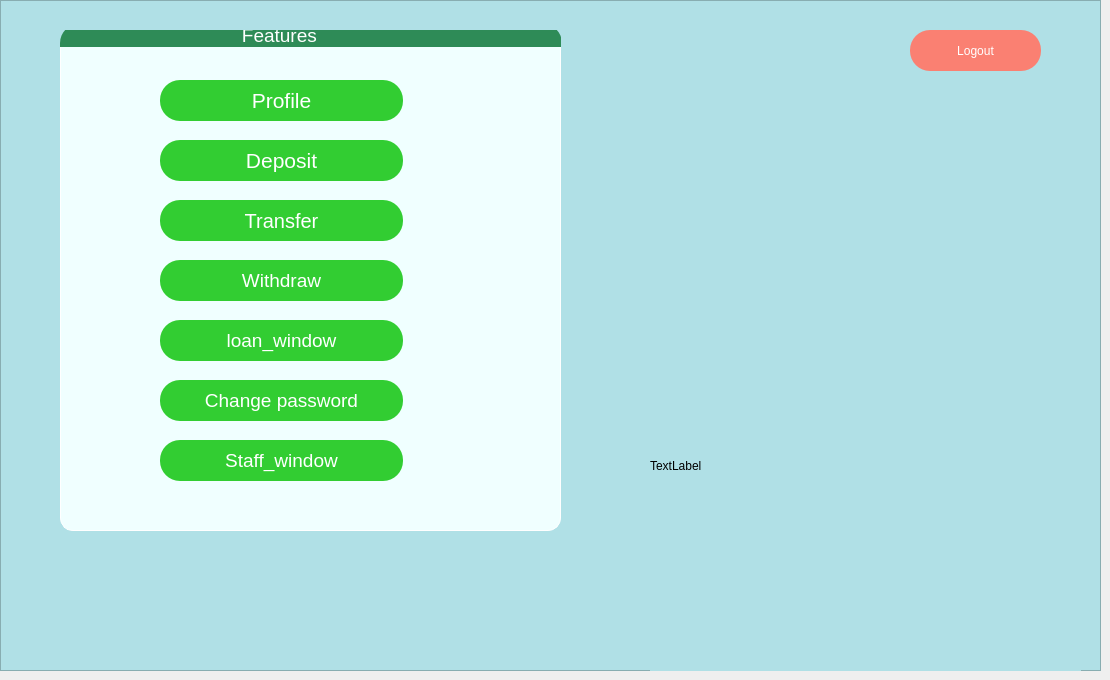
    <widget class="QWidget" name="page_3">
     <widget class="QFrame" name="frame_18">
      <property name="geometry">
       <rect>
        <x>0</x>
        <y>0</y>
        <width>1101</width>
        <height>671</height>
       </rect>
      </property>
      <property name="styleSheet">
       <string notr="true">QFrame{
background-color: powderblue;
}
QPushButton{
border-radius: 20px;
background-color: limegreen;
color:white;
}
QPushButton:hover:pressed{
background-color: white;
color: limegreen;
}
</string>
      </property>
      <property name="frameShape">
       <enum>QFrame::StyledPanel</enum>
      </property>
      <property name="frameShadow">
       <enum>QFrame::Raised</enum>
      </property>
      <widget class="QLabel" name="label_menu_pic">
       <property name="geometry">
        <rect>
         <x>650</x>
         <y>260</y>
         <width>431</width>
         <height>411</height>
        </rect>
       </property>
       <property name="text">
        <string>TextLabel</string>
       </property>
      </widget>
      <widget class="QGroupBox" name="groupBox_8">
       <property name="geometry">
        <rect>
         <x>60</x>
         <y>30</y>
         <width>501</width>
         <height>501</height>
        </rect>
       </property>
       <property name="font">
        <font>
         <family>helvetica</family>
         <pointsize>14</pointsize>
        </font>
       </property>
       <property name="styleSheet">
        <string notr="true">QGroupBox
{
	border-radius: 13px;
border: 1px solid white;
background-color: azure;
}
QGroupBox:title
{
	background-color: seagreen;
	color: white;
	border-top-left-radius: 19px;
	border-top-right-radius: 19px;
}

QGroupBox{
    border: 1px solid white;
    margin-top: 0.5em;
    color: white;
}

QGroupBox::title {
    top: -6px;
    left: 0px;
}
</string>
       </property>
       <property name="title">
        <string>                                  Features                                              </string>
       </property>
       <property name="alignment">
        <set>Qt::AlignCenter</set>
       </property>
       <property name="flat">
        <bool>false</bool>
       </property>
       <property name="checkable">
        <bool>false</bool>
       </property>
       <property name="checked">
        <bool>false</bool>
       </property>
       <widget class="QPushButton" name="pushButton_7">
        <property name="geometry">
         <rect>
          <x>100</x>
          <y>350</y>
          <width>243</width>
          <height>41</height>
         </rect>
        </property>
        <property name="font">
         <font>
          <family>helvetica</family>
          <pointsize>14</pointsize>
         </font>
        </property>
        <property name="cursor">
         <cursorShape>PointingHandCursor</cursorShape>
        </property>
        <property name="text">
         <string>Change password</string>
        </property>
       </widget>
       <widget class="QPushButton" name="pushButton_4">
        <property name="geometry">
         <rect>
          <x>100</x>
          <y>110</y>
          <width>243</width>
          <height>41</height>
         </rect>
        </property>
        <property name="font">
         <font>
          <family>helvetica</family>
          <pointsize>16</pointsize>
         </font>
        </property>
        <property name="cursor">
         <cursorShape>PointingHandCursor</cursorShape>
        </property>
        <property name="styleSheet">
         <string notr="true"/>
        </property>
        <property name="text">
         <string>Deposit</string>
        </property>
       </widget>
       <widget class="QPushButton" name="pushButton_staff_win">
        <property name="geometry">
         <rect>
          <x>100</x>
          <y>410</y>
          <width>243</width>
          <height>41</height>
         </rect>
        </property>
        <property name="font">
         <font>
          <family>helvetica</family>
          <pointsize>14</pointsize>
         </font>
        </property>
        <property name="cursor">
         <cursorShape>PointingHandCursor</cursorShape>
        </property>
        <property name="text">
         <string>Staff_window</string>
        </property>
       </widget>
       <widget class="QPushButton" name="pushButton_profile">
        <property name="geometry">
         <rect>
          <x>100</x>
          <y>50</y>
          <width>243</width>
          <height>41</height>
         </rect>
        </property>
        <property name="font">
         <font>
          <family>helvetica</family>
          <pointsize>16</pointsize>
         </font>
        </property>
        <property name="cursor">
         <cursorShape>PointingHandCursor</cursorShape>
        </property>
        <property name="styleSheet">
         <string notr="true">QPushButton{
border-radius: 20px;
background-color: limegreen;
color:white;
}
QPushButton:hover:pressed{
background-color: white;
color: limegreen;
}
</string>
        </property>
        <property name="text">
         <string>Profile</string>
        </property>
       </widget>
       <widget class="QPushButton" name="pushButton_2">
        <property name="geometry">
         <rect>
          <x>100</x>
          <y>170</y>
          <width>243</width>
          <height>41</height>
         </rect>
        </property>
        <property name="font">
         <font>
          <family>helvetica</family>
          <pointsize>15</pointsize>
         </font>
        </property>
        <property name="cursor">
         <cursorShape>PointingHandCursor</cursorShape>
        </property>
        <property name="text">
         <string>Transfer</string>
        </property>
       </widget>
       <widget class="QPushButton" name="pushButton_3">
        <property name="geometry">
         <rect>
          <x>100</x>
          <y>230</y>
          <width>243</width>
          <height>41</height>
         </rect>
        </property>
        <property name="font">
         <font>
          <family>helvetica</family>
          <pointsize>14</pointsize>
         </font>
        </property>
        <property name="cursor">
         <cursorShape>PointingHandCursor</cursorShape>
        </property>
        <property name="text">
         <string>Withdraw</string>
        </property>
       </widget>
       <widget class="QPushButton" name="pushButton_loan_win">
        <property name="geometry">
         <rect>
          <x>100</x>
          <y>290</y>
          <width>243</width>
          <height>41</height>
         </rect>
        </property>
        <property name="font">
         <font>
          <family>helvetica</family>
          <pointsize>14</pointsize>
         </font>
        </property>
        <property name="cursor">
         <cursorShape>PointingHandCursor</cursorShape>
        </property>
        <property name="text">
         <string>loan_window</string>
        </property>
       </widget>
      </widget>
      <widget class="QPushButton" name="pushButton_23">
       <property name="geometry">
        <rect>
         <x>910</x>
         <y>30</y>
         <width>131</width>
         <height>41</height>
        </rect>
       </property>
       <property name="styleSheet">
        <string notr="true">background-color: salmon;</string>
       </property>
       <property name="text">
        <string>Logout</string>
       </property>
      </widget>
     </widget>
    </widget>
